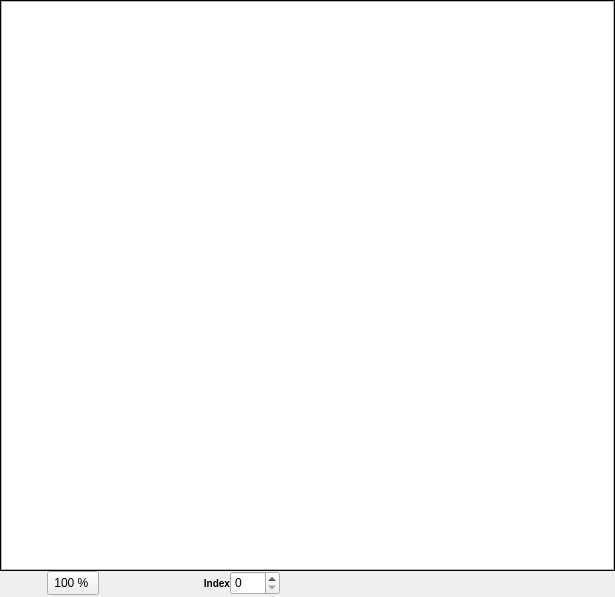
<?xml version="1.0" encoding="UTF-8"?>
<ui version="4.0">
 <class>QMRCDisplayWidget</class>
 <widget class="QWidget" name="QMRCDisplayWidget">
  <property name="geometry">
   <rect>
    <x>0</x>
    <y>0</y>
    <width>615</width>
    <height>597</height>
   </rect>
  </property>
  <property name="windowTitle">
   <string>Form</string>
  </property>
  <layout class="QGridLayout" name="gridLayout">
   <property name="leftMargin">
    <number>0</number>
   </property>
   <property name="topMargin">
    <number>0</number>
   </property>
   <property name="rightMargin">
    <number>0</number>
   </property>
   <property name="bottomMargin">
    <number>2</number>
   </property>
   <property name="horizontalSpacing">
    <number>6</number>
   </property>
   <property name="verticalSpacing">
    <number>0</number>
   </property>
   <item row="0" column="0" colspan="4">
    <widget class="QFrame" name="frame_3">
     <property name="sizePolicy">
      <sizepolicy hsizetype="Expanding" vsizetype="Expanding">
       <horstretch>0</horstretch>
       <verstretch>0</verstretch>
      </sizepolicy>
     </property>
     <property name="frameShape">
      <enum>QFrame::Box</enum>
     </property>
     <property name="frameShadow">
      <enum>QFrame::Plain</enum>
     </property>
     <layout class="QHBoxLayout" name="horizontalLayout_4">
      <property name="spacing">
       <number>0</number>
      </property>
      <property name="margin">
       <number>0</number>
      </property>
      <item>
       <widget class="MRCGraphicsView" name="m_GraphicsView"/>
      </item>
     </layout>
    </widget>
   </item>
   <item row="1" column="2">
    <layout class="QHBoxLayout" name="horizontalLayout">
     <property name="spacing">
      <number>4</number>
     </property>
     <property name="rightMargin">
      <number>8</number>
     </property>
     <item>
      <widget class="QToolButton" name="zoomButton">
       <property name="maximumSize">
        <size>
         <width>16777</width>
         <height>24</height>
        </size>
       </property>
       <property name="font">
        <font>
         <weight>50</weight>
         <bold>false</bold>
        </font>
       </property>
       <property name="toolTip">
        <string>Selects a set magnification level</string>
       </property>
       <property name="statusTip">
        <string/>
       </property>
       <property name="text">
        <string>100 % </string>
       </property>
       <property name="iconSize">
        <size>
         <width>24</width>
         <height>24</height>
        </size>
       </property>
       <property name="popupMode">
        <enum>QToolButton::InstantPopup</enum>
       </property>
       <property name="toolButtonStyle">
        <enum>Qt::ToolButtonTextOnly</enum>
       </property>
      </widget>
     </item>
     <item>
      <widget class="QPushButton" name="zoomIn">
       <property name="minimumSize">
        <size>
         <width>24</width>
         <height>24</height>
        </size>
       </property>
       <property name="maximumSize">
        <size>
         <width>24</width>
         <height>24</height>
        </size>
       </property>
       <property name="font">
        <font>
         <pointsize>11</pointsize>
         <weight>50</weight>
         <bold>false</bold>
        </font>
       </property>
       <property name="toolTip">
        <string>Zooms into the image(s) making them appear larger</string>
       </property>
       <property name="statusTip">
        <string/>
       </property>
       <property name="text">
        <string/>
       </property>
       <property name="icon">
        <iconset resource="../../../../Resources/icons/images/Icons.qrc">
         <normaloff>:/zoom_in.png</normaloff>:/zoom_in.png</iconset>
       </property>
       <property name="iconSize">
        <size>
         <width>24</width>
         <height>24</height>
        </size>
       </property>
       <property name="flat">
        <bool>true</bool>
       </property>
      </widget>
     </item>
     <item>
      <widget class="QPushButton" name="zoomOut">
       <property name="minimumSize">
        <size>
         <width>24</width>
         <height>24</height>
        </size>
       </property>
       <property name="maximumSize">
        <size>
         <width>24</width>
         <height>24</height>
        </size>
       </property>
       <property name="font">
        <font>
         <weight>75</weight>
         <bold>true</bold>
        </font>
       </property>
       <property name="toolTip">
        <string>Zooms Out from the image(s) making them appear smaller</string>
       </property>
       <property name="statusTip">
        <string/>
       </property>
       <property name="text">
        <string/>
       </property>
       <property name="icon">
        <iconset resource="../../../../Resources/icons/images/Icons.qrc">
         <normaloff>:/zoom_out.png</normaloff>:/zoom_out.png</iconset>
       </property>
       <property name="iconSize">
        <size>
         <width>24</width>
         <height>24</height>
        </size>
       </property>
       <property name="shortcut">
        <string>Ctrl+S</string>
       </property>
       <property name="flat">
        <bool>true</bool>
       </property>
      </widget>
     </item>
     <item>
      <widget class="QPushButton" name="fitToWindow">
       <property name="minimumSize">
        <size>
         <width>24</width>
         <height>24</height>
        </size>
       </property>
       <property name="maximumSize">
        <size>
         <width>24</width>
         <height>24</height>
        </size>
       </property>
       <property name="toolTip">
        <string>Fits the image(s) into the current window size area.</string>
       </property>
       <property name="text">
        <string/>
       </property>
       <property name="icon">
        <iconset resource="../../../../Resources/icons/images/Icons.qrc">
         <normaloff>:/fit_to_size.png</normaloff>:/fit_to_size.png</iconset>
       </property>
       <property name="iconSize">
        <size>
         <width>24</width>
         <height>24</height>
        </size>
       </property>
       <property name="flat">
        <bool>true</bool>
       </property>
      </widget>
     </item>
    </layout>
   </item>
   <item row="1" column="3">
    <layout class="QHBoxLayout" name="horizontalLayout_6">
     <property name="spacing">
      <number>0</number>
     </property>
     <property name="leftMargin">
      <number>6</number>
     </property>
     <item>
      <widget class="QLabel" name="indexLabel">
       <property name="sizePolicy">
        <sizepolicy hsizetype="Preferred" vsizetype="Fixed">
         <horstretch>0</horstretch>
         <verstretch>0</verstretch>
        </sizepolicy>
       </property>
       <property name="maximumSize">
        <size>
         <width>16777215</width>
         <height>24</height>
        </size>
       </property>
       <property name="font">
        <font>
         <pointsize>-1</pointsize>
         <weight>75</weight>
         <bold>true</bold>
        </font>
       </property>
       <property name="styleSheet">
        <string notr="true">QLabel {
font-weight: bold;
font-size: 10px;
}</string>
       </property>
       <property name="text">
        <string>Index</string>
       </property>
       <property name="alignment">
        <set>Qt::AlignRight|Qt::AlignTrailing|Qt::AlignVCenter</set>
       </property>
      </widget>
     </item>
     <item>
      <widget class="QSpinBox" name="currentTiltIndex">
       <property name="sizePolicy">
        <sizepolicy hsizetype="Preferred" vsizetype="Fixed">
         <horstretch>0</horstretch>
         <verstretch>0</verstretch>
        </sizepolicy>
       </property>
       <property name="minimumSize">
        <size>
         <width>50</width>
         <height>0</height>
        </size>
       </property>
       <property name="maximumSize">
        <size>
         <width>16777215</width>
         <height>24</height>
        </size>
       </property>
       <property name="toolTip">
        <string>Select a specific tilt</string>
       </property>
      </widget>
     </item>
     <item>
      <spacer name="horizontalSpacer_7">
       <property name="orientation">
        <enum>Qt::Horizontal</enum>
       </property>
       <property name="sizeType">
        <enum>QSizePolicy::Fixed</enum>
       </property>
       <property name="sizeHint" stdset="0">
        <size>
         <width>12</width>
         <height>20</height>
        </size>
       </property>
      </spacer>
     </item>
     <item>
      <widget class="QPushButton" name="skipStart">
       <property name="sizePolicy">
        <sizepolicy hsizetype="Fixed" vsizetype="Fixed">
         <horstretch>0</horstretch>
         <verstretch>0</verstretch>
        </sizepolicy>
       </property>
       <property name="minimumSize">
        <size>
         <width>24</width>
         <height>24</height>
        </size>
       </property>
       <property name="maximumSize">
        <size>
         <width>24</width>
         <height>24</height>
        </size>
       </property>
       <property name="toolTip">
        <string>Skips to first tilt/slice</string>
       </property>
       <property name="text">
        <string/>
       </property>
       <property name="icon">
        <iconset resource="../../../../Resources/icons/images/Icons.qrc">
         <normaloff>:/media_beginning.png</normaloff>:/media_beginning.png</iconset>
       </property>
       <property name="iconSize">
        <size>
         <width>24</width>
         <height>24</height>
        </size>
       </property>
       <property name="flat">
        <bool>true</bool>
       </property>
      </widget>
     </item>
     <item>
      <widget class="QPushButton" name="playBtn">
       <property name="sizePolicy">
        <sizepolicy hsizetype="Fixed" vsizetype="Fixed">
         <horstretch>0</horstretch>
         <verstretch>0</verstretch>
        </sizepolicy>
       </property>
       <property name="minimumSize">
        <size>
         <width>24</width>
         <height>24</height>
        </size>
       </property>
       <property name="maximumSize">
        <size>
         <width>24</width>
         <height>24</height>
        </size>
       </property>
       <property name="toolTip">
        <string>Cycles through all tilts/slices in the file.</string>
       </property>
       <property name="text">
        <string/>
       </property>
       <property name="icon">
        <iconset resource="../../../../Resources/icons/images/Icons.qrc">
         <normaloff>:/media_play_green.png</normaloff>:/media_play_green.png</iconset>
       </property>
       <property name="iconSize">
        <size>
         <width>24</width>
         <height>24</height>
        </size>
       </property>
       <property name="flat">
        <bool>true</bool>
       </property>
      </widget>
     </item>
     <item>
      <widget class="QPushButton" name="stopBtn">
       <property name="sizePolicy">
        <sizepolicy hsizetype="Fixed" vsizetype="Fixed">
         <horstretch>0</horstretch>
         <verstretch>0</verstretch>
        </sizepolicy>
       </property>
       <property name="minimumSize">
        <size>
         <width>24</width>
         <height>24</height>
        </size>
       </property>
       <property name="maximumSize">
        <size>
         <width>24</width>
         <height>24</height>
        </size>
       </property>
       <property name="toolTip">
        <string>Stops the animation</string>
       </property>
       <property name="text">
        <string/>
       </property>
       <property name="icon">
        <iconset resource="../../../../Resources/icons/images/Icons.qrc">
         <normaloff>:/media_stop_red.png</normaloff>:/media_stop_red.png</iconset>
       </property>
       <property name="iconSize">
        <size>
         <width>24</width>
         <height>24</height>
        </size>
       </property>
       <property name="flat">
        <bool>true</bool>
       </property>
      </widget>
     </item>
     <item>
      <widget class="QPushButton" name="skipEnd">
       <property name="sizePolicy">
        <sizepolicy hsizetype="Fixed" vsizetype="Fixed">
         <horstretch>0</horstretch>
         <verstretch>0</verstretch>
        </sizepolicy>
       </property>
       <property name="minimumSize">
        <size>
         <width>24</width>
         <height>24</height>
        </size>
       </property>
       <property name="maximumSize">
        <size>
         <width>24</width>
         <height>24</height>
        </size>
       </property>
       <property name="toolTip">
        <string>Skip to last tilt/slice</string>
       </property>
       <property name="text">
        <string/>
       </property>
       <property name="icon">
        <iconset resource="../../../../Resources/icons/images/Icons.qrc">
         <normaloff>:/media_end.png</normaloff>:/media_end.png</iconset>
       </property>
       <property name="iconSize">
        <size>
         <width>24</width>
         <height>24</height>
        </size>
       </property>
       <property name="flat">
        <bool>true</bool>
       </property>
      </widget>
     </item>
     <item>
      <spacer name="horizontalSpacer">
       <property name="orientation">
        <enum>Qt::Horizontal</enum>
       </property>
       <property name="sizeHint" stdset="0">
        <size>
         <width>40</width>
         <height>20</height>
        </size>
       </property>
      </spacer>
     </item>
    </layout>
   </item>
   <item row="1" column="1">
    <layout class="QHBoxLayout" name="horizontalLayout_2">
     <property name="spacing">
      <number>0</number>
     </property>
     <property name="leftMargin">
      <number>3</number>
     </property>
     <property name="rightMargin">
      <number>8</number>
     </property>
     <item>
      <widget class="QPushButton" name="m_SaveCanvasBtn">
       <property name="sizePolicy">
        <sizepolicy hsizetype="Fixed" vsizetype="Fixed">
         <horstretch>0</horstretch>
         <verstretch>0</verstretch>
        </sizepolicy>
       </property>
       <property name="minimumSize">
        <size>
         <width>24</width>
         <height>24</height>
        </size>
       </property>
       <property name="maximumSize">
        <size>
         <width>24</width>
         <height>24</height>
        </size>
       </property>
       <property name="toolTip">
        <string>Saves the display area to an image file</string>
       </property>
       <property name="text">
        <string/>
       </property>
       <property name="icon">
        <iconset resource="../../../../Resources/icons/images/Icons.qrc">
         <normaloff>:/disk_blue.png</normaloff>:/disk_blue.png</iconset>
       </property>
       <property name="iconSize">
        <size>
         <width>24</width>
         <height>24</height>
        </size>
       </property>
       <property name="flat">
        <bool>true</bool>
       </property>
      </widget>
     </item>
    </layout>
   </item>
  </layout>
 </widget>
 <customwidgets>
  <customwidget>
   <class>MRCGraphicsView</class>
   <extends>QGraphicsView</extends>
   <header location="global">MRCGraphicsView.h</header>
  </customwidget>
 </customwidgets>
 <resources>
  <include location="../../../../Resources/icons/images/Icons.qrc"/>
 </resources>
 <connections/>
</ui>
